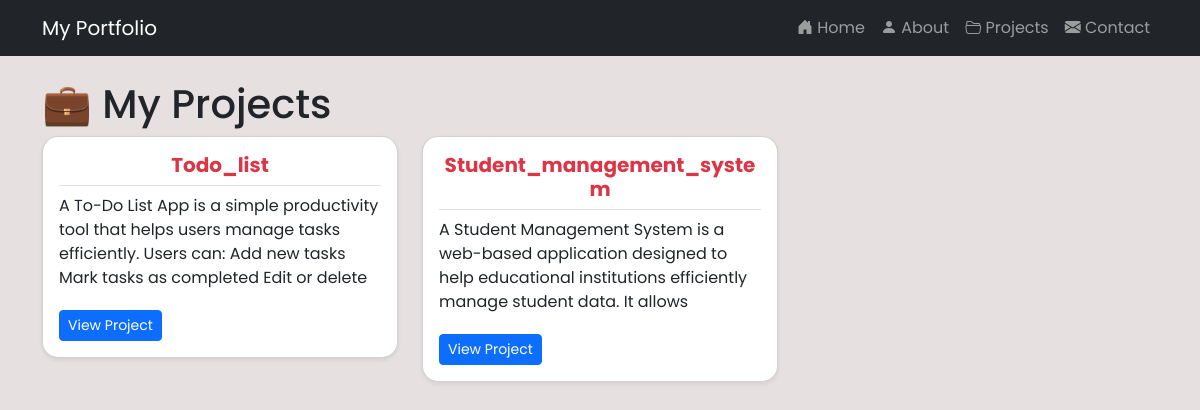
/projects/, run on the app's committed database.
### portfolio/models.py (models this page shows, shortened)
class Project(models.Model):
    title=models.CharField(max_length=30)
    description=models.TextField()
    link=models.URLField(blank=True)
    created_at=models.DateTimeField(auto_now_add=True)
    image = models.ImageField(upload_to='project_images/')

### portfolio/views.py (the view)
# urls.py: path('projects/',views.projects,name='projects'),
def projects(request):
    projects_list=Project.objects.all().order_by('-created_at')
    return render(request,'projects.html',{'projects':projects_list})

### portfolio/templates/projects.html (shortened to what this page needs)
{% extends 'base.html' %}
{% load static %}
{% block content %}
    <h1>💼 My Projects</h1>
    <div class="row">
        {% for project in projects %}
        <div class="col-md-4">
            <div class="card project-card mb-4 shadow-sm">
                <div class="card-body">
                    <h5 class="card-title text-center text-danger border-bottom pb-2 fw-bold">{{ project.title }}</h5>
                    <p class="card-text"style="max-height: 100px; overflow-y: auto;">{{ project.description }}</p>
                    {% if project.link %}
                        <a href="{{ project.link }}" class="btn btn-primary btn-sm" target="_blank">View Project</a>
                    {% endif %}
                </div>
            </div>
        </div>
        {% endfor %}
    </div>
{% endblock %}

### portfolio/templates/base.html (shortened to what this page needs)
<!DOCTYPE html>
<html lang="en">
<head>
    <link href="https://cdn.jsdelivr.net/npm/bootstrap@5.3.3/dist/css/bootstrap.min.css" rel="stylesheet">
    <link rel="stylesheet" href="https://cdn.jsdelivr.net/npm/bootstrap-icons@1.10.5/font/bootstrap-icons.css">
    <link href="https://cdn.jsdelivr.net/npm/aos@2.3.4/dist/aos.css" rel="stylesheet">
</head>
<body>
    <nav class="navbar navbar-expand-lg navbar-dark bg-dark">
        <div class="container">
            <a class="navbar-brand" href="/">My Portfolio</a>
            <div class="collapse navbar-collapse" id="navbarNav">
                <ul class="navbar-nav ms-auto">
                    <li class="nav-item"><a class="nav-link" href="/"><i class="bi bi-house-door-fill"></i> Home</a></li>
                    <li class="nav-item"><a class="nav-link" href="/about/"><i class="bi bi-person-fill"></i> About</a></li>
                    <li class="nav-item"><a class="nav-link" href="/projects/"><i class="bi bi-folder2-open"></i> Projects</a></li>
                    <li class="nav-item"><a class="nav-link" href="/contact/"><i class="bi bi-envelope-fill"></i> Contact</a></li>
                </ul>
            </div>
        </div>
    </nav>
    <div class="container mt-4">
        {% block content %}{% endblock %}
    </div>
</body>
</html>

### portfolio/templates/base.html (style rules this page uses)
body { font-family: 'Poppins', sans-serif; background-color: rgb(231, 224, 224); }
.project-card { transition: all 0.3s ease; box-shadow: 0 5px 10px rgba(0, 0, 0, 0.05); border-radius: 1rem; }

### data on the page
Project: title "Todo_list", description "A To-Do List App is a simple productivity tool that helps users manage tasks efficiently. Users can: Add new tasks Mark tasks as completed Edit or delete…"
Project: title "Student_management_system", description "A Student Management System is a web-based application designed to help educational institutions efficiently manage student data. It allows…"
